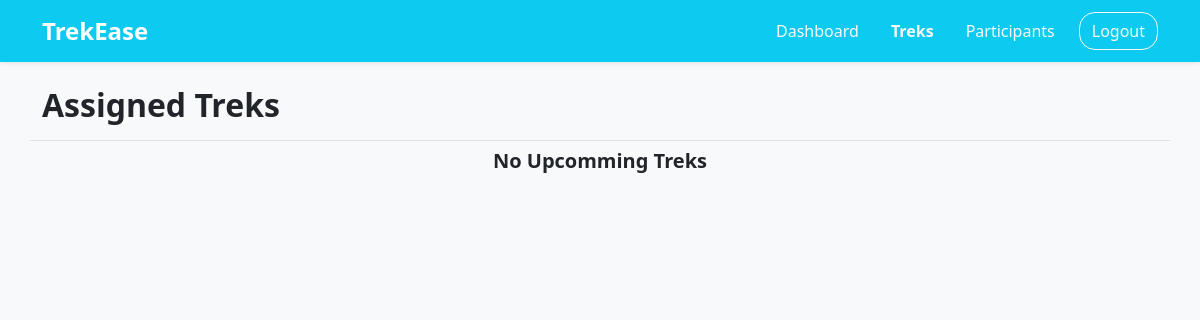
/staff_treks/7, run on an earlier commit of the app's database.
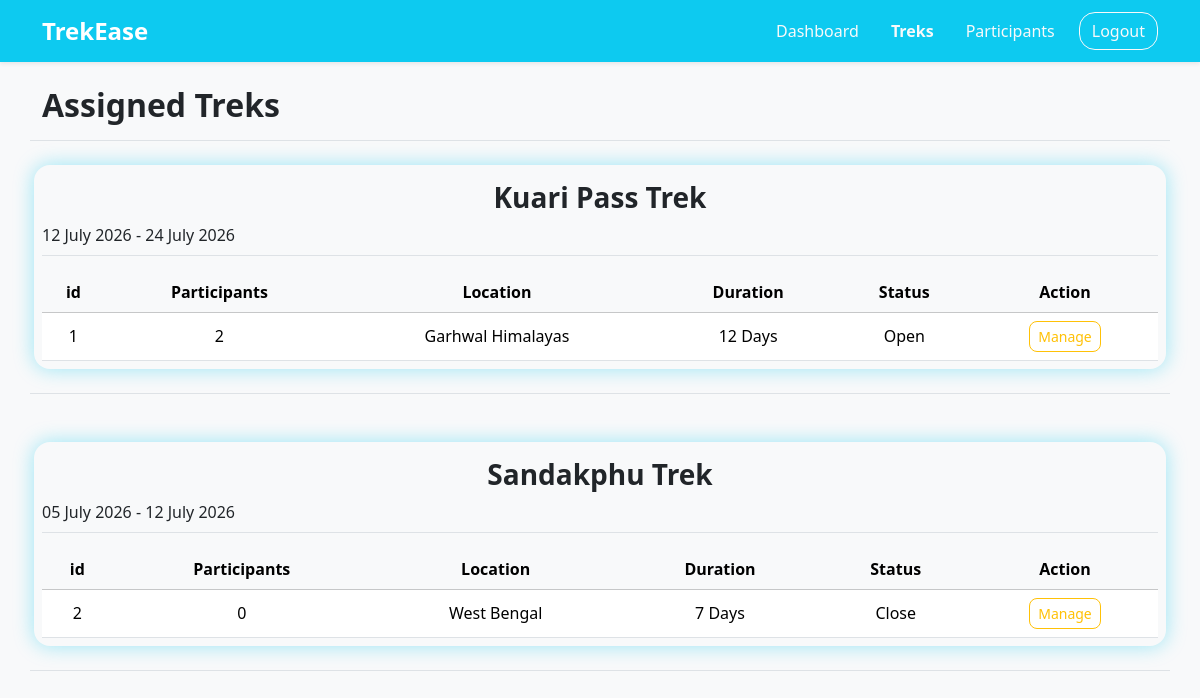
And on a later commit of the database.
### application/models.py (models this page shows)
class Trek(db.Model):
    __tablename__ = "trek"
    id = db.Column(db.Integer(), primary_key=True)
    trek_name = db.Column(db.String(30), unique=True, nullable=False)
    location = db.Column(db.String(), nullable=False)
    difficulty = db.Column(db.String(), nullable=False)
    duration = db.Column(db.Integer(), nullable=False)
    available_slots = db.Column(db.Integer(), nullable=False)
    staff_id = db.Column(db.Integer(), db.ForeignKey("user.id"))
    status = db.Column(db.String(), default="Open", nullable=False)
    start_date = db.Column(db.Date, nullable=False)
    end_date = db.Column(db.Date, nullable=False)
    description = db.Column(db.Text)
    image = db.Column(db.String(), nullable=False)
    created_at = db.Column(db.Date, default=date.today, nullable=False)
    bookings = db.relationship("Booking", backref="trek")

### application/controllers.py (the view)
@app.route("/staff_treks/<int:staff_id>")
def staff_treks(staff_id):
    staff = User.query.get(staff_id)
    return render_template("/staff/staff_treks.html", staff=staff)

### templates/staff/staff_treks.html (shortened to what this page needs)
<!DOCTYPE html>
<html lang="en">
<head>
    <link href="https://cdn.jsdelivr.net/npm/bootstrap@5.3.2/dist/css/bootstrap.min.css" rel="stylesheet">
    <link rel="stylesheet" href="/static/style.css">
</head>
{% if staff.status == "Pending" or staff.status == "Blacklisted" %}
<body class="d-flex flex-column min-vh-100 bg-light">
    <nav class="navbar navbar-expand-lg navbar-dark bg-info shadow-sm">
        <div class="container">
            <div class="navbar-brand ">
                <a class="navbar-brand fw-bold fs-4" href="#">TrekEase</a>
            </div>
            <ul class="nav align-items-center">
                <li class="nav-item ms-2">
                    <a href="/" class="btn btn-outline-light rounded-4">Logout</a>
                </li>
            </ul>
        </div>
        </div>
    </nav>
    {% if staff.status == "Pending" %}
    <div class="container text-center" id="pending-message">
        <h2 class="mb-3 border-bottom pb-2">Approval Pending</h2>
        <p class=" fs-6 fw-semibold">Hello {{staff.name}}, your staff registration is pending for admin approval</p>
        <p class="fw-light">Once approved, you will be able to access your staff dashboard</p>
        <a href="/" class="btn btn-outline-danger rounded-4">Logout</a>
    </div>
    {% else %}
    <div class="container text-center" id="pending-message">
        <h2 class="mb-3 border-bottom pb-2">Access Restricted</h2>
        <p class=" fs-6 fw-semibold ">Hello {{staff.name}}, your staff id has been blocked by admin</p>
        <a href="/" class="btn btn-outline-danger rounded-4">Logout</a>
    </div>
    {% endif %}
</body>
{% else %}
<body class="d-flex flex-column min-vh-100 bg-light">
    <nav class="navbar navbar-expand-lg navbar-dark bg-info shadow-sm">
        <div class="container">
            <div class="navbar-brand ">
                <a class="navbar-brand fw-bold fs-4" href="/staff_dashboard/{{staff.id}}">TrekEase</a>
            </div>
            <ul class="nav align-items-center">
                <li class="nav-item"><a class="nav-link active link-light"
                        href="/staff_dashboard/{{staff.id}}">Dashboard</a></li>
                <li class="nav-item"><a class="nav-link active link-light fw-bold" href="#">Treks</a></li>
                <li class="nav-item"><a class="nav-link link-light" href="/participants/{{staff.id}}">Participants</a>
                </li>
                <li class="nav-item ms-2">
                    <a href="/" class="btn btn-outline-light rounded-4">Logout</a>
                </li>
            </ul>
        </div>
    </nav>
    <div class="container mt-4 d-flex justify-content-between align-items-center w-100 border-bottom pb-2">
        <h2 class="fw-semibold">Assigned Treks</h2>
    </div>
    {% for trek in staff.assigned_trek %}
    <div class="container  border-bottom">
        <div class=" mt-3">
            <div class="row mb-3 g-3">
                <div class=" mb-2  my-4 rounded-4 " id="border-blue">
                    <h3 class="text-center fw-semibold mb-2 mt-3 ">{{trek.trek_name}}</h3>
                    <p class="border-bottom pb-2 text-mute">{{trek.start_date.strftime("%d %B %Y")}} -
                        {{trek.end_date.strftime("%d %B %Y")}}</p>
                    <table class="table table-hover align-middle mb-2">
                        <thead class="text-center table-light sticky-top">
                            <tr>
                                <th scope="col">id</th>
                                <th scope="col">Participants</th>
                                <th scope="col">Location</th>
                                <th scope="col">Duration</th>
                                <th scope="col">Status</th>
                                <th scope="col">Action</th>
                            </tr>
                        </thead>
                        <tbody class="text-center">
                            <tr>
                                <td>{{loop.index}}</td>
                                <td>{{trek.bookings| selectattr('status', 'ne', 'Cancelled')|list|length}}</td>
                                <td>{{trek.location}}</td>
                                <td>{{trek.duration}} Days</td>
                                <td>{{trek.status}}</td>
                                <td class="col-2">
                                    <a href="/details/{{staff.id}}/trek/{{trek.id}}"
                                        class=" btn btn-outline-warning rounded-3 btn-sm ">Manage</a>
                                </td>
                            </tr>
                        </tbody>
                    </table>
                </div>
            </div>
        </div>
    </div>
    <br>
    {% else %}
    <div>
        <h5 class=" text-center m-2 fw-semibold text-dark">No Upcomming Treks</h5>
    </div>
    {% endfor %}
</body>
{% endif %}
</html>

### static/style.css (style rules this page uses)
body { background-color: azure; }
#border-blue { box-shadow: 0 0 20px rgba(13, 202, 240, 0.4); border-radius: 20px; }

What changed in the data, as far as the page shows it:
added Trek: trek_name "Kuari Pass Trek", start_date "12 July 2026", end_date "24 July 2026", bookings|selectattr "2", location "Garhwal Himalayas", duration "12", status "Open"
added Trek: trek_name "Sandakphu Trek", start_date "05 July 2026", end_date "12 July 2026", bookings|selectattr "0", location "West Bengal", duration "7", status "Close"
Also different on the page:
text no longer shown: "No Upcomming Treks"
